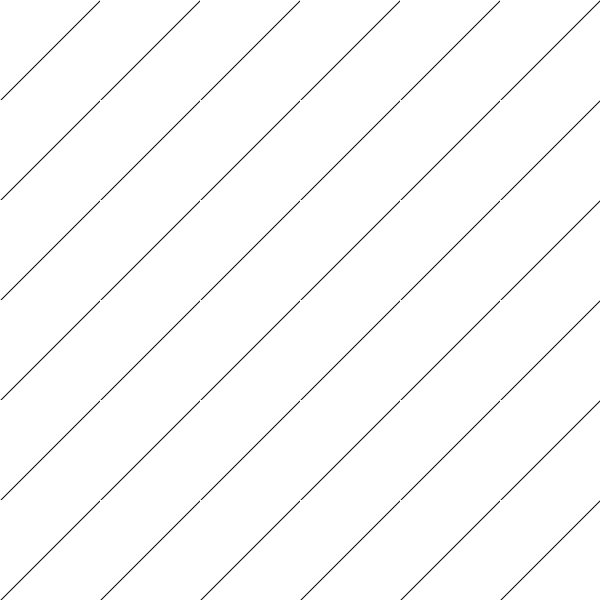
Frame 1 (no input)
Frame 60 (the mouse pressed at the canvas centre just before this capture): identical to frame 1, image omitted
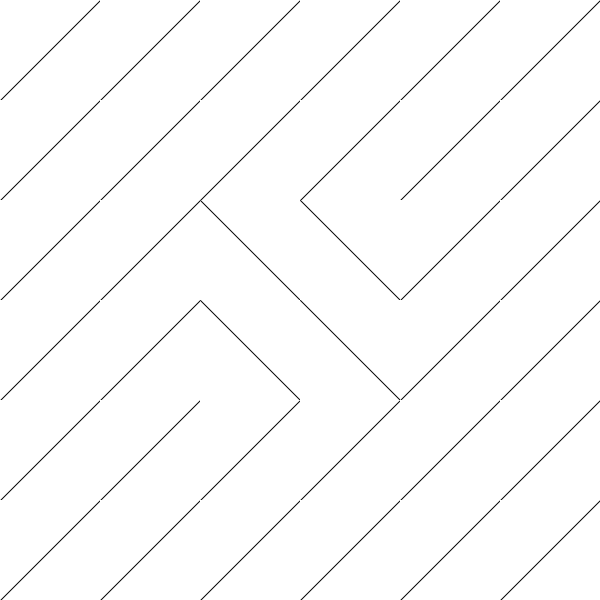
Frame 120 (the mouse held since frame 60 and released just before this capture)

The Processing sketch that drew these frames (run headless with seeded random() and noise(); from frame 60 on, the mouse is pressed at the canvas centre):

// Processing sketch: processing_151832
// ── processing_151832.pde

//experiência com arrays e objectos

Quadrado[] quadrado1 = new Quadrado[6];
Quadrado[] quadrado2 = new Quadrado[6];
Quadrado[] quadrado3 = new Quadrado[6];
Quadrado[] quadrado4 = new Quadrado[6];
Quadrado[] quadrado5 = new Quadrado[6];
Quadrado[] quadrado6 = new Quadrado[6];

void setup() {
  size(600,600);
  smooth();
  
  for(int i = 0; i < quadrado1.length; i++) {
    quadrado1[i] = new Quadrado(i*100, 0, 100, i*100, 100, i*100+100, 0);
    quadrado2[i] = new Quadrado(i*100, 100, 100, i*100, 200, i*100+100, 100);
    quadrado3[i] = new Quadrado(i*100, 200, 100, i*100, 300, i*100+100, 200);
    quadrado4[i] = new Quadrado(i*100, 300, 100, i*100, 400, i*100+100, 300);
    quadrado5[i] = new Quadrado(i*100, 400, 100, i*100, 500, i*100+100, 400);
    quadrado6[i] = new Quadrado(i*100, 500, 100, i*100, 600, i*100+100, 500); 
  }
  
}

void draw() {
  background(255);
  for(int i = 0; i < quadrado1.length; i++) {
    quadrado1[i].mostrar();
    quadrado2[i].mostrar();
    quadrado3[i].mostrar();
    quadrado4[i].mostrar();
    quadrado5[i].mostrar();
    quadrado6[i].mostrar();
  }
}

void mousePressed() {
  for(int i = 0; i < quadrado1.length; i++) {
    quadrado1[i].interruptor(mouseX,mouseY);
    quadrado2[i].interruptor(mouseX,mouseY);
    quadrado3[i].interruptor(mouseX,mouseY);
    quadrado4[i].interruptor(mouseX,mouseY);
    quadrado5[i].interruptor(mouseX,mouseY);
    quadrado6[i].interruptor(mouseX,mouseY);
  }
}
class Quadrado {
  //x do quadrado branco de fundo
  int xQ;
  //y do quadrado branco
  int yQ;
  //dimensões do quadrado branco
  int dQ;
  //x e y das linhas diagonais
  int x1;
  int y1;
  int x2;
  int y2;
  
  boolean botao;
  
  Quadrado(int tempXQ, int tempYQ, int tempDQ, int tempX1, int tempY1, int tempX2, int tempY2) {
    xQ = tempXQ;
    yQ = tempYQ;
    dQ = tempDQ;
    
    x1 = tempX1;
    y1 = tempY1;
    x2 = tempX2;
    y2 = tempY2;
    
    botao = false;
  }
  
  void mostrar() {
    if(botao) {
    noStroke();
    fill(255);
    rect(xQ,yQ,dQ,dQ);
    stroke(0);
    noFill();
    line(x1,y1-100,x2,y2+100);
    } else {
          //quadrados do fundo brancos
    noStroke();
    fill(255);
    rect(xQ,yQ,dQ,dQ);
    //linhas na diagonal
    stroke(0);
    noFill();
    line(x1,y1,x2,y2);
    }
  }
  
  void interruptor(int mx, int my) {
    if(mx >= xQ && mx <= xQ+dQ && my >= yQ && my <= yQ+dQ) {
      botao = !botao;
    }
  }
  
}
